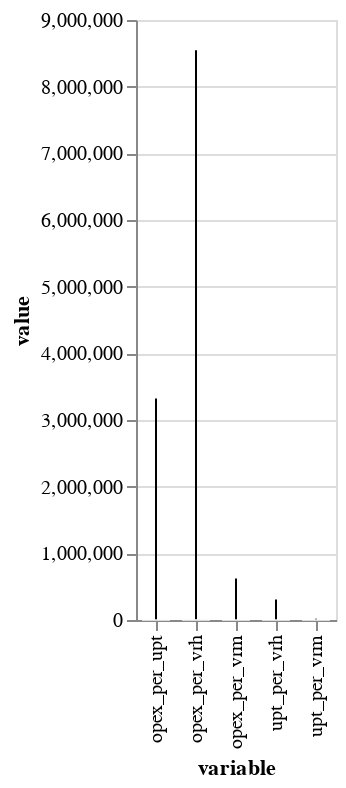

Notebook code for this chart:
### Code cell
## test box plot
alt.Chart(by_agency_long).mark_boxplot(extent='min-max').encode(
    x='variable:O',
    y='value:Q'
)

### Figure 1 — Vega-Lite specification as saved in the notebook (floating-point values rounded to 4 significant figures; data arrays with more than 128 entries replaced by an {"elided": "..."} marker saying what was removed)
{"config": {"view": {"continuousWidth": 300, "continuousHeight": 300}}, "data": {"name": "data-f89a91334083163aee42d014b8905215"}, "mark": {"type": "boxplot", "extent": "min-max"}, "encoding": {"x": {"field": "variable", "type": "ordinal"}, "y": {"field": "value", "type": "quantitative"}}, "$schema": "https://vega.github.io/schema/vega-lite/v5.20.1.json", "datasets": {"data-f89a91334083163aee42d014b8905215": {"elided": "4820 records"}}}
